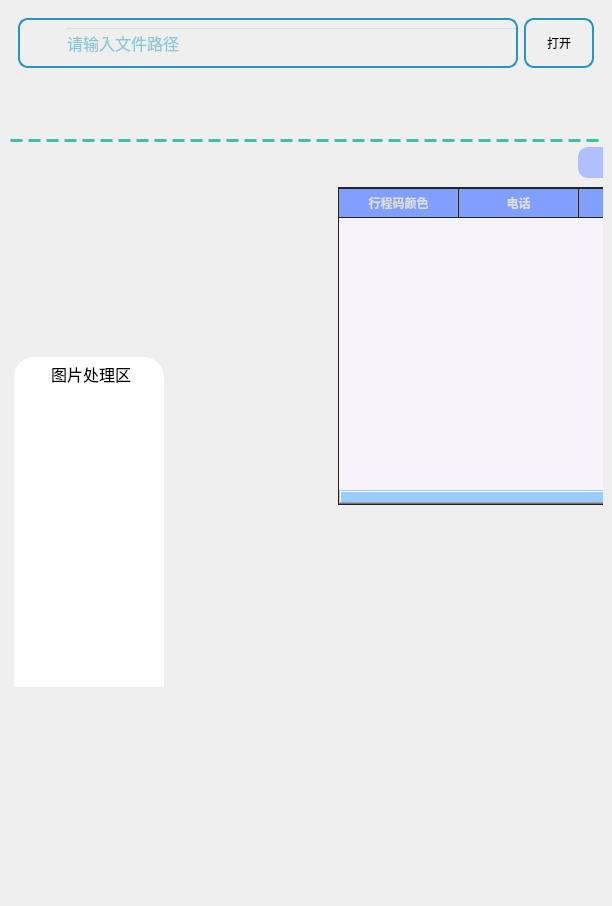
      <widget class="QWidget" name="ocrPage">
       <property name="mouseTracking">
        <bool>true</bool>
       </property>
       <property name="styleSheet">
        <string notr="true">QLineEdit{
	background: transparent;
	color: #25a1be;
}
#searchFrame,#openBtn{
	border-radius: 10px;
	border: 2px solid #2596be;
}
#ocrPage{
	background:qlineargradient(spread:pad, x1:0, y1:0, x2:1, y2:1, stop:0 rgba(157, 195, 231, 255), stop:1 rgba(255, 255, 255, 255))
}
#ocrPage{
	font: 9pt &quot;宋体&quot;;
}

#loadWidget {
	background-color: #fefeff;
	border-top-left-radius: 20px ;
	border-top-right-radius: 20px 
}
#labelName{
border-bottom: 3px dashed rgb(157, 195, 231);
}

QRadioButton::indicator {
	width: 16px;
	height: 16px;
}
 
 
QRadioButton::indicator::unchecked {
	image: url(:/icons/radio_uncheck.png);
}
 
QRadioButton::indicator::unchecked:hover {
	image: url(:/icons/radio_hover.png);
}
 
QRadioButton::indicator::checked {
	image: url(:/icons/radio_checked.png);
}
#processBtn{
	background-position:HCenter;
	text-align:left
}

QPushButton{
font-family:&quot;仿宋&quot;
font-weight:bold
}


</string>
       </property>
       <layout class="QVBoxLayout" name="verticalLayout_15">
        <property name="leftMargin">
         <number>0</number>
        </property>
        <property name="topMargin">
         <number>0</number>
        </property>
        <property name="rightMargin">
         <number>0</number>
        </property>
        <property name="bottomMargin">
         <number>0</number>
        </property>
        <item>
         <widget class="QWidget" name="ocrWidget" native="true">
          <property name="sizePolicy">
           <sizepolicy hsizetype="Preferred" vsizetype="Preferred">
            <horstretch>0</horstretch>
            <verstretch>0</verstretch>
           </sizepolicy>
          </property>
          <property name="minimumSize">
           <size>
            <width>0</width>
            <height>500</height>
           </size>
          </property>
          <layout class="QVBoxLayout" name="verticalLayout">
           <property name="spacing">
            <number>10</number>
           </property>
           <item alignment="Qt::AlignTop">
            <widget class="QWidget" name="searchFile" native="true">
             <property name="sizePolicy">
              <sizepolicy hsizetype="Preferred" vsizetype="Preferred">
               <horstretch>0</horstretch>
               <verstretch>0</verstretch>
              </sizepolicy>
             </property>
             <property name="maximumSize">
              <size>
               <width>16777215</width>
               <height>300</height>
              </size>
             </property>
             <layout class="QHBoxLayout" name="horizontalLayout_4">
              <item>
               <widget class="QWidget" name="searchFrame" native="true">
                <property name="minimumSize">
                 <size>
                  <width>500</width>
                  <height>40</height>
                 </size>
                </property>
                <property name="maximumSize">
                 <size>
                  <width>16777215</width>
                  <height>50</height>
                 </size>
                </property>
                <layout class="QHBoxLayout" name="horizontalLayout_5">
                 <property name="leftMargin">
                  <number>10</number>
                 </property>
                 <property name="topMargin">
                  <number>0</number>
                 </property>
                 <property name="rightMargin">
                  <number>0</number>
                 </property>
                 <property name="bottomMargin">
                  <number>0</number>
                 </property>
                 <item alignment="Qt::AlignLeft|Qt::AlignVCenter">
                  <widget class="QLabel" name="label_2">
                   <property name="minimumSize">
                    <size>
                     <width>30</width>
                     <height>30</height>
                    </size>
                   </property>
                   <property name="maximumSize">
                    <size>
                     <width>30</width>
                     <height>30</height>
                    </size>
                   </property>
                   <property name="text">
                    <string/>
                   </property>
                   <property name="pixmap">
                    <pixmap resource="resources1.qrc">:/icons/search.png</pixmap>
                   </property>
                   <property name="scaledContents">
                    <bool>true</bool>
                   </property>
                  </widget>
                 </item>
                 <item>
                  <widget class="MLineEdit" name="lineEdit">
                   <property name="minimumSize">
                    <size>
                     <width>30</width>
                     <height>30</height>
                    </size>
                   </property>
                   <property name="font">
                    <font>
                     <family>Lucida Bright</family>
                     <pointsize>12</pointsize>
                    </font>
                   </property>
                   <property name="text">
                    <string/>
                   </property>
                   <property name="placeholderText">
                    <string>请输入文件路径</string>
                   </property>
                  </widget>
                 </item>
                </layout>
               </widget>
              </item>
              <item>
               <widget class="QPushButton" name="openBtn">
                <property name="minimumSize">
                 <size>
                  <width>70</width>
                  <height>50</height>
                 </size>
                </property>
                <property name="maximumSize">
                 <size>
                  <width>70</width>
                  <height>50</height>
                 </size>
                </property>
                <property name="text">
                 <string>打开</string>
                </property>
                <property name="icon">
                 <iconset resource="resources1.qrc">
                  <normaloff>:/icons/open.png</normaloff>:/icons/open.png</iconset>
                </property>
                <property name="iconSize">
                 <size>
                  <width>24</width>
                  <height>24</height>
                 </size>
                </property>
               </widget>
              </item>
             </layout>
            </widget>
           </item>
           <item>
            <widget class="QWidget" name="buttonWidget" native="true">
             <property name="minimumSize">
              <size>
               <width>0</width>
               <height>50</height>
              </size>
             </property>
             <property name="maximumSize">
              <size>
               <width>16777215</width>
               <height>40</height>
              </size>
             </property>
             <property name="styleSheet">
              <string notr="true">#buttonWidget{
border-bottom: 3px dashed rgb(55, 195, 167);
}</string>
             </property>
             <widget class="QRadioButton" name="GPUBtn">
              <property name="geometry">
               <rect>
                <x>630</x>
                <y>10</y>
                <width>71</width>
                <height>16</height>
               </rect>
              </property>
              <property name="maximumSize">
               <size>
                <width>100</width>
                <height>16777215</height>
               </size>
              </property>
              <property name="font">
               <font>
                <family>宋体</family>
                <pointsize>10</pointsize>
                <weight>75</weight>
                <bold>true</bold>
               </font>
              </property>
              <property name="text">
               <string>GPU加速</string>
              </property>
              <property name="iconSize">
               <size>
                <width>32</width>
                <height>32</height>
               </size>
              </property>
             </widget>
             <widget class="QPushButton" name="processBtn">
              <property name="geometry">
               <rect>
                <x>750</x>
                <y>0</y>
                <width>150</width>
                <height>32</height>
               </rect>
              </property>
              <property name="minimumSize">
               <size>
                <width>50</width>
                <height>0</height>
               </size>
              </property>
              <property name="maximumSize">
               <size>
                <width>150</width>
                <height>16777215</height>
               </size>
              </property>
              <property name="font">
               <font>
                <family>宋体</family>
                <pointsize>10</pointsize>
                <weight>75</weight>
                <bold>true</bold>
               </font>
              </property>
              <property name="text">
               <string>开始处理</string>
              </property>
              <property name="icon">
               <iconset resource="resources1.qrc">
                <normaloff>:/icons/doOcr.png</normaloff>:/icons/doOcr.png</iconset>
              </property>
              <property name="iconSize">
               <size>
                <width>64</width>
                <height>64</height>
               </size>
              </property>
             </widget>
            </widget>
           </item>
           <item alignment="Qt::AlignVCenter">
            <widget class="QWidget" name="processWidget" native="true">
             <property name="minimumSize">
              <size>
               <width>0</width>
               <height>390</height>
              </size>
             </property>
             <property name="maximumSize">
              <size>
               <width>8888</width>
               <height>16777215</height>
              </size>
             </property>
             <property name="mouseTracking">
              <bool>false</bool>
             </property>
             <property name="styleSheet">
              <string notr="true"/>
             </property>
             <layout class="QHBoxLayout" name="horizontalLayout_20">
              <property name="spacing">
               <number>2</number>
              </property>
              <property name="leftMargin">
               <number>5</number>
              </property>
              <property name="topMargin">
               <number>0</number>
              </property>
              <property name="rightMargin">
               <number>0</number>
              </property>
              <property name="bottomMargin">
               <number>0</number>
              </property>
              <item alignment="Qt::AlignVCenter">
               <widget class="QWidget" name="loadWidget" native="true">
                <property name="minimumSize">
                 <size>
                  <width>150</width>
                  <height>330</height>
                 </size>
                </property>
                <property name="maximumSize">
                 <size>
                  <width>140</width>
                  <height>300</height>
                 </size>
                </property>
                <layout class="QVBoxLayout" name="verticalLayout_16">
                 <property name="leftMargin">
                  <number>2</number>
                 </property>
                 <property name="topMargin">
                  <number>2</number>
                 </property>
                 <property name="rightMargin">
                  <number>2</number>
                 </property>
                 <property name="bottomMargin">
                  <number>0</number>
                 </property>
                 <item alignment="Qt::AlignHCenter">
                  <widget class="QLabel" name="labelName">
                   <property name="minimumSize">
                    <size>
                     <width>150</width>
                     <height>20</height>
                    </size>
                   </property>
                   <property name="maximumSize">
                    <size>
                     <width>150</width>
                     <height>16777215</height>
                    </size>
                   </property>
                   <property name="font">
                    <font>
                     <family>宋体</family>
                     <pointsize>12</pointsize>
                    </font>
                   </property>
                   <property name="text">
                    <string>图片处理区</string>
                   </property>
                   <property name="alignment">
                    <set>Qt::AlignCenter</set>
                   </property>
                  </widget>
                 </item>
                 <item alignment="Qt::AlignBottom">
                  <widget class="QLabel" name="loadLabel">
                   <property name="sizePolicy">
                    <sizepolicy hsizetype="Preferred" vsizetype="MinimumExpanding">
                     <horstretch>0</horstretch>
                     <verstretch>0</verstretch>
                    </sizepolicy>
                   </property>
                   <property name="minimumSize">
                    <size>
                     <width>133</width>
                     <height>293</height>
                    </size>
                   </property>
                   <property name="maximumSize">
                    <size>
                     <width>150</width>
                     <height>293</height>
                    </size>
                   </property>
                   <property name="sizeIncrement">
                    <size>
                     <width>0</width>
                     <height>0</height>
                    </size>
                   </property>
                   <property name="layoutDirection">
                    <enum>Qt::LeftToRight</enum>
                   </property>
                   <property name="text">
                    <string/>
                   </property>
                   <property name="alignment">
                    <set>Qt::AlignCenter</set>
                   </property>
                  </widget>
                 </item>
                </layout>
               </widget>
              </item>
              <item alignment="Qt::AlignVCenter">
               <widget class="FormProgressIndicator" name="progress" native="true">
                <property name="sizePolicy">
                 <sizepolicy hsizetype="Preferred" vsizetype="Preferred">
                  <horstretch>0</horstretch>
                  <verstretch>0</verstretch>
                 </sizepolicy>
                </property>
                <property name="minimumSize">
                 <size>
                  <width>160</width>
                  <height>750</height>
                 </size>
                </property>
                <property name="maximumSize">
                 <size>
                  <width>140</width>
                  <height>16777215</height>
                 </size>
                </property>
               </widget>
              </item>
              <item>
               <widget class="QWidget" name="listWidget" native="true">
                <property name="styleSheet">
                 <string notr="true">/*
tabelwidget*/
QTableWidget{
color:#809fff;
background:#f6f3fa;
border:1px solid #242424;
alternate-background-color:#66b2ff;/*交错颜色*/
gridline-color:#242424;
}
QListWidget::Item{
color=#000000

}


/*选中item*/
QTableWidget::item:selected{
color:#DCDCDC;
background:qlineargradient(spread:pad, x1:0, y1:0, x2:1, y2:1, stop:0 rgba(77, 120, 255, 255), stop:1 rgba(255, 255, 255, 255));
}

/*
悬浮item*/
QTableWidget::item:hover{
background:qlineargradient(spread:pad, x1:0, y1:0, x2:1, y2:1, stop:0 rgba(128, 159, 255, 255), stop:1 rgba(255, 255, 255, 255));
}
/*表头*/
QHeaderView::section{
text-align:center;
background:#809fff;
padding:3px;
margin:0px;
color:#DCDCDC;
border:1px solid #242424;
border-left-width:0;
}



/*表右侧的滑条*/
QScrollBar:vertical{
background:#99ccff;
padding:0px;
border-radius:6px;
max-width:12px;
}

/*滑块*/
QScrollBar:horizontal{
border-radius:6px;
background:#99ccff;
}
/*
滑块悬浮，按下*/
QScrollBar::handle:hover:vertical,QScrollBar::handle:pressed:vertical{
background:#A7A7A7;
}
/*
滑块已经划过的区域*/
QScrollBar::sub-page:vertical{
background:444444;
}

/*
滑块还没有划过的区域*/
QScrollBar::add-page:vertical{
background:5B5B5B;
}

/*页面下移的按钮*/
QScrollBar::add-line:vertical{
background:none;
}
/*页面上移的按钮*/
QScrollBar::sub-line:vertical{
background:none;
}
</string>
                </property>
                <layout class="QVBoxLayout" name="verticalLayout_17">
                 <property name="spacing">
                  <number>4</number>
                 </property>
                 <property name="leftMargin">
                  <number>0</number>
                 </property>
                 <property name="topMargin">
                  <number>0</number>
                 </property>
                 <property name="rightMargin">
                  <number>0</number>
                 </property>
                 <property name="bottomMargin">
                  <number>0</number>
                 </property>
                 <item>
                  <widget class="QWidget" name="widget_2" native="true">
                   <property name="styleSheet">
                    <string notr="true">QPushButton{

	background-color: #ffff;
	border-radius: 10px;
	border: 2px #000
}</string>
                   </property>
                   <widget class="QTableWidget" name="tableWidget">
                    <property name="geometry">
                     <rect>
                      <x>10</x>
                      <y>40</y>
                      <width>601</width>
                      <height>318</height>
                     </rect>
                    </property>
                    <property name="maximumSize">
                     <size>
                      <width>1000</width>
                      <height>16777215</height>
                     </size>
                    </property>
                    <attribute name="horizontalHeaderDefaultSectionSize">
                     <number>120</number>
                    </attribute>
                    <attribute name="horizontalHeaderStretchLastSection">
                     <bool>false</bool>
                    </attribute>
                    <attribute name="verticalHeaderCascadingSectionResizes">
                     <bool>false</bool>
                    </attribute>
                    <column>
                     <property name="text">
                      <string>行程码颜色</string>
                     </property>
                     <property name="font">
                      <font>
                       <family>新宋体</family>
                       <weight>75</weight>
                       <bold>true</bold>
                      </font>
                     </property>
                     <property name="icon">
                      <iconset resource="resources1.qrc">
                       <normaloff>:/icons/color.png</normaloff>:/icons/color.png</iconset>
                     </property>
                    </column>
                    <column>
                     <property name="text">
                      <string>电话</string>
                     </property>
                     <property name="font">
                      <font>
                       <family>宋体</family>
                       <weight>75</weight>
                       <bold>true</bold>
                      </font>
                     </property>
                     <property name="background">
                      <color>
                       <red>0</red>
                       <green>0</green>
                       <blue>0</blue>
                      </color>
                     </property>
                     <property name="icon">
                      <iconset resource="resources1.qrc">
                       <normaloff>:/icons/tele.png</normaloff>:/icons/tele.png</iconset>
                     </property>
                    </column>
                    <column>
                     <property name="text">
                      <string>日期</string>
                     </property>
                     <property name="font">
                      <font>
                       <family>新宋体</family>
                       <weight>75</weight>
                       <bold>true</bold>
                      </font>
                     </property>
                     <property name="icon">
                      <iconset resource="resources1.qrc">
                       <normaloff>:/icons/day.png</normaloff>:/icons/day.png</iconset>
                     </property>
                    </column>
                    <column>
                     <property name="text">
                      <string>时间</string>
                     </property>
                     <property name="font">
                      <font>
                       <family>新宋体</family>
                       <weight>75</weight>
                       <bold>true</bold>
                      </font>
                     </property>
                     <property name="icon">
                      <iconset resource="resources1.qrc">
                       <normaloff>:/icons/time.png</normaloff>:/icons/time.png</iconset>
                     </property>
                    </column>
                    <column>
                     <property name="text">
                      <string>行程</string>
                     </property>
                     <property name="font">
                      <font>
                       <family>新宋体</family>
                       <weight>75</weight>
                       <bold>true</bold>
                      </font>
                     </property>
                     <property name="icon">
                      <iconset resource="resources1.qrc">
                       <normaloff>:/icons/place.png</normaloff>:/icons/place.png</iconset>
                     </property>
                    </column>
                   </widget>
                   <widget class="QWidget" name="listBtn" native="true">
                    <property name="geometry">
                     <rect>
                      <x>0</x>
                      <y>0</y>
                      <width>621</width>
                      <height>31</height>
                     </rect>
                    </property>
                    <property name="sizePolicy">
                     <sizepolicy hsizetype="Preferred" vsizetype="Preferred">
                      <horstretch>0</horstretch>
                      <verstretch>0</verstretch>
                     </sizepolicy>
                    </property>
                    <property name="styleSheet">
                     <string notr="true">#clearBtn,#delBtn{
background-color: #afbfff;
	color: #fff;
	border-radius: 10px;
}
#uploadBtn{
background-color: #f5b38e;
	color: #fff;
	border-radius: 10px;
}</string>
                    </property>
                    <widget class="QPushButton" name="uploadBtn">
                     <property name="geometry">
                      <rect>
                       <x>490</x>
                       <y>0</y>
                       <width>121</width>
                       <height>31</height>
                      </rect>
                     </property>
                     <property name="font">
                      <font>
                       <family>新宋体</family>
                       <pointsize>10</pointsize>
                       <weight>75</weight>
                       <bold>true</bold>
                      </font>
                     </property>
                     <property name="text">
                      <string>上传数据库</string>
                     </property>
                     <property name="icon">
                      <iconset resource="resources1.qrc">
                       <normaloff>:/icons/database.png</normaloff>:/icons/database.png</iconset>
                     </property>
                     <property name="iconSize">
                      <size>
                       <width>32</width>
                       <height>32</height>
                      </size>
                     </property>
                    </widget>
                    <widget class="QPushButton" name="clearBtn">
                     <property name="geometry">
                      <rect>
                       <x>380</x>
                       <y>0</y>
                       <width>101</width>
                       <height>31</height>
                      </rect>
                     </property>
                     <property name="font">
                      <font>
                       <family>宋体</family>
                       <pointsize>10</pointsize>
                       <weight>75</weight>
                       <bold>true</bold>
                      </font>
                     </property>
                     <property name="text">
                      <string>清空表单</string>
                     </property>
                     <property name="icon">
                      <iconset resource="resources1.qrc">
                       <normaloff>:/icons/reset.png</normaloff>:/icons/reset.png</iconset>
                     </property>
                     <property name="iconSize">
                      <size>
                       <width>30</width>
                       <height>30</height>
                      </size>
                     </property>
                    </widget>
                    <widget class="QPushButton" name="delBtn">
                     <property name="geometry">
                      <rect>
                       <x>250</x>
                       <y>0</y>
                       <width>121</width>
                       <height>31</height>
                      </rect>
                     </property>
                     <property name="sizePolicy">
                      <sizepolicy hsizetype="Minimum" vsizetype="Preferred">
                       <horstretch>0</horstretch>
                       <verstretch>0</verstretch>
                      </sizepolicy>
                     </property>
                     <property name="maximumSize">
                      <size>
                       <width>16777215</width>
                       <height>80</height>
                      </size>
                     </property>
                     <property name="font">
                      <font>
                       <family>宋体</family>
                       <pointsize>10</pointsize>
                       <weight>75</weight>
                       <bold>true</bold>
                      </font>
                     </property>
                     <property name="text">
                      <string>删除选中行</string>
                     </property>
                     <property name="icon">
                      <iconset resource="resources1.qrc">
                       <normaloff>:/icons/clear.png</normaloff>:/icons/clear.png</iconset>
                     </property>
                     <property name="iconSize">
                      <size>
                       <width>36</width>
                       <height>36</height>
                      </size>
                     </property>
                     <property name="flat">
                      <bool>true</bool>
                     </property>
                    </widget>
                   </widget>
                  </widget>
                 </item>
                </layout>
               </widget>
              </item>
             </layout>
            </widget>
           </item>
          </layout>
         </widget>
        </item>
       </layout>
      </widget>
